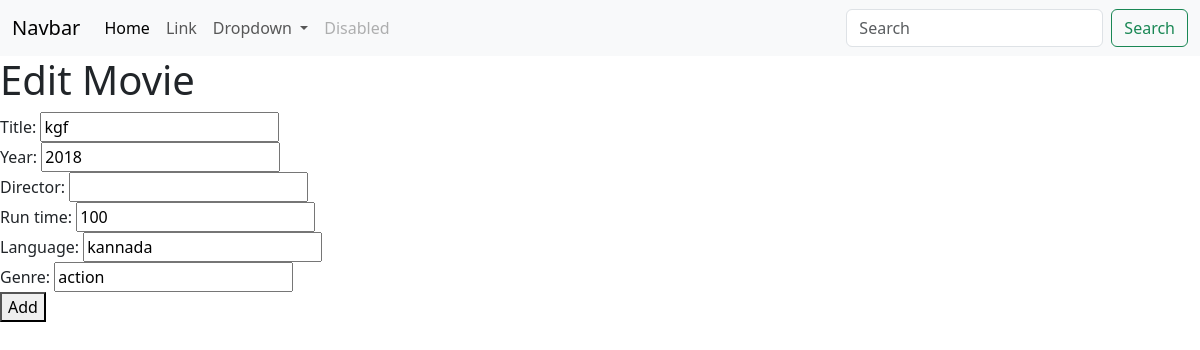
Page /movies/1/change/ on the committed database.
### myapp/models.py (models this page shows, shortened)
class Movie(models.Model):
    title=models.CharField(max_length=200)
    year=models.CharField(max_length=200)
    director=models.CharField(max_length=200)
    run_time=models.PositiveIntegerField()
    language=models.CharField(max_length=200)
    genre=models.CharField(max_length=200)

### myapp/views.py (the view, shortened to what this page needs)
# urls.py: path('movies/<int:pk>/change/',views.MovieUpdateView.as_view(),name="movie-edit")
class MovieUpdateView(View):
    def get(self,request,*args,**kwargs):
        id=kwargs.get("pk")
        movie_object=Movie.objects.get(id=id)
        form_instance=MovieModelForm(instance=movie_object) #instance used in Modelform
        return render(request,"movie_edit.html",{"form":form_instance})

### myapp/forms.py
class MovieModelForm(forms.ModelForm):
    pass
    class Meta:
        model=Movie
        exclude=("id",)
    widgets={
        "title":forms.TextInput(attrs={"class":"form-control"}),
        "year":forms.TextInput(attrs={"class":"form-control"}),
        "run_time":forms.TextInput(attrs={"class":"form-control"}),
        "language":forms.TextInput(attrs={"class":"form-control"}),
        "director":forms.TextInput(attrs={"class":"form-control"}),
        "genre":forms.TextInput(attrs={"class":"form-control"}),
    }

### myapp/templates/movie_edit.html (shortened to what this page needs)
{%extends 'base.html'%}
{%block main_block%}
<div class="conatiner">
    <h1>Edit Movie</h1>
    <form action="" method="post">
        {{form}}
        <button type="submit">Add</button>
    </form>
</div>
{%endblock%}

### rows in the picture
Movie: title "kgf", year "2018", run_time "100", language "kannada", genre "action"
